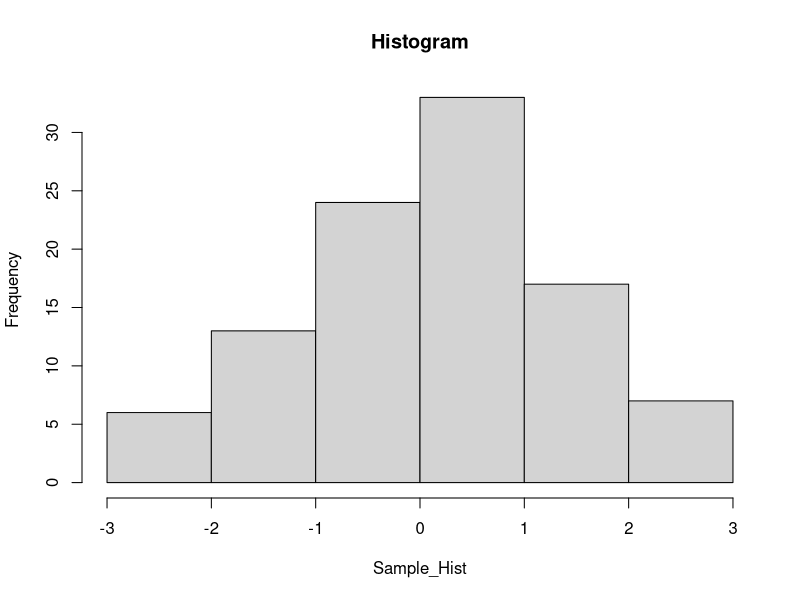
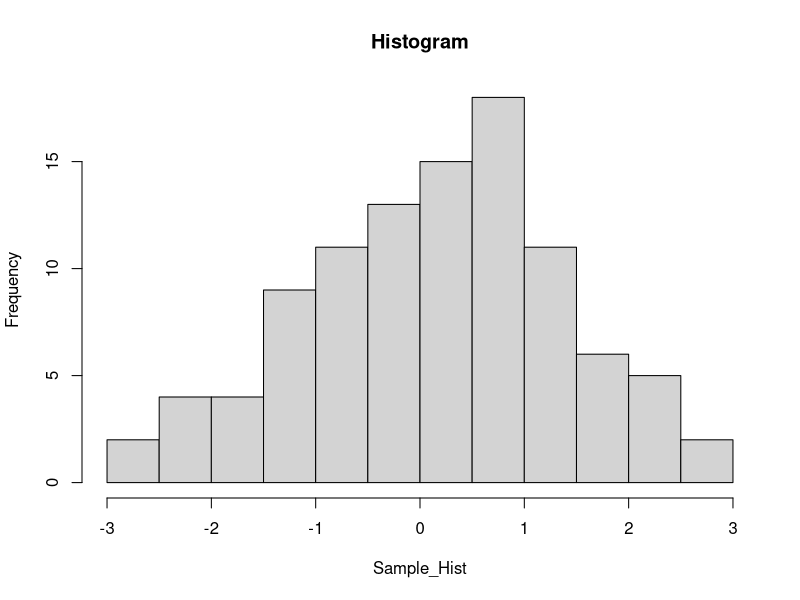
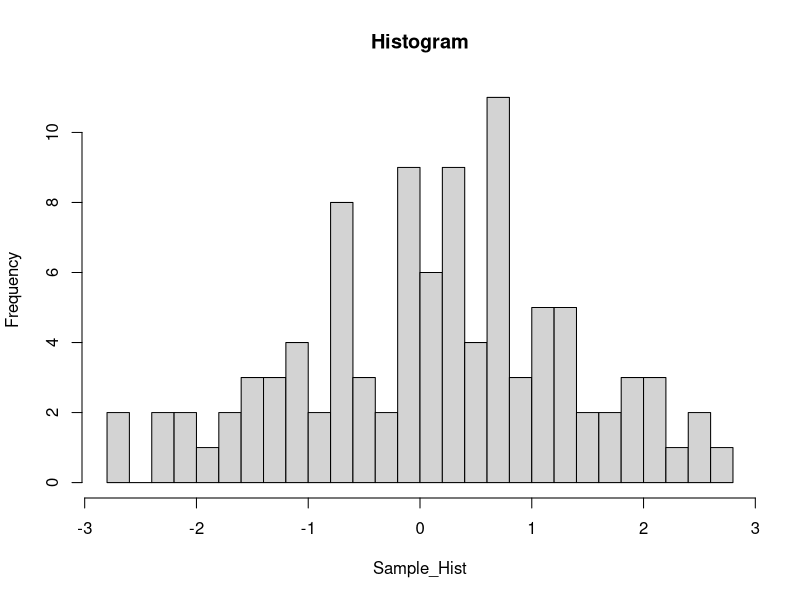
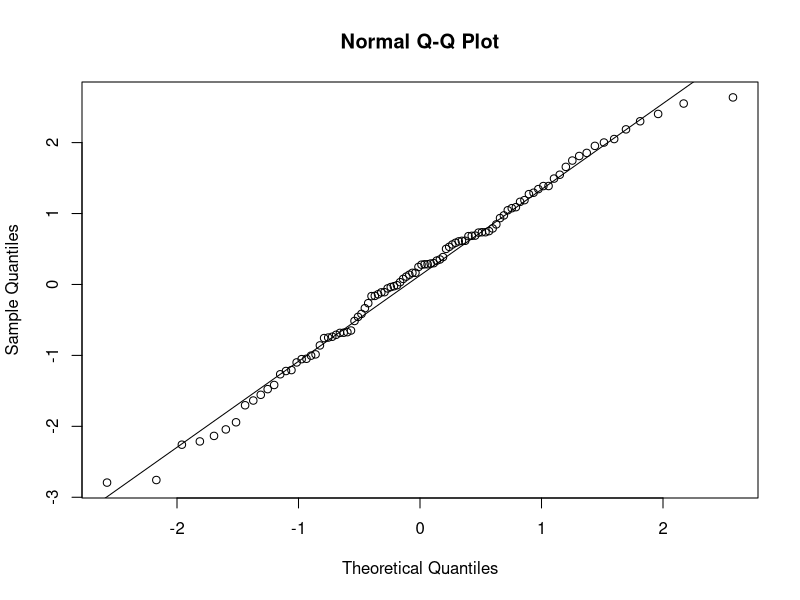
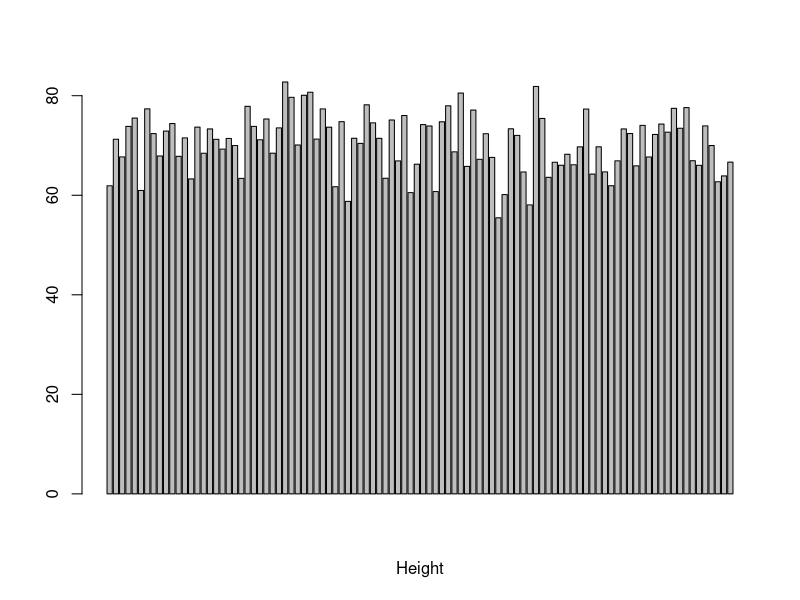
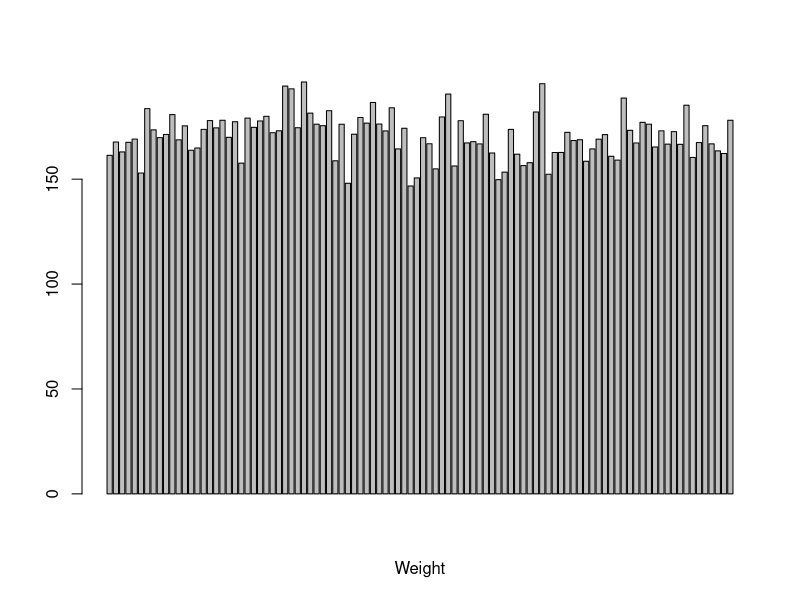
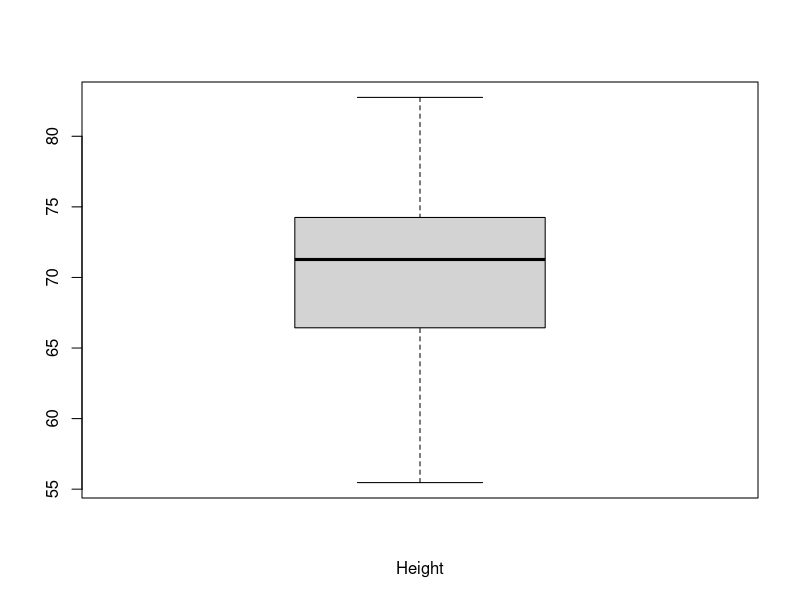
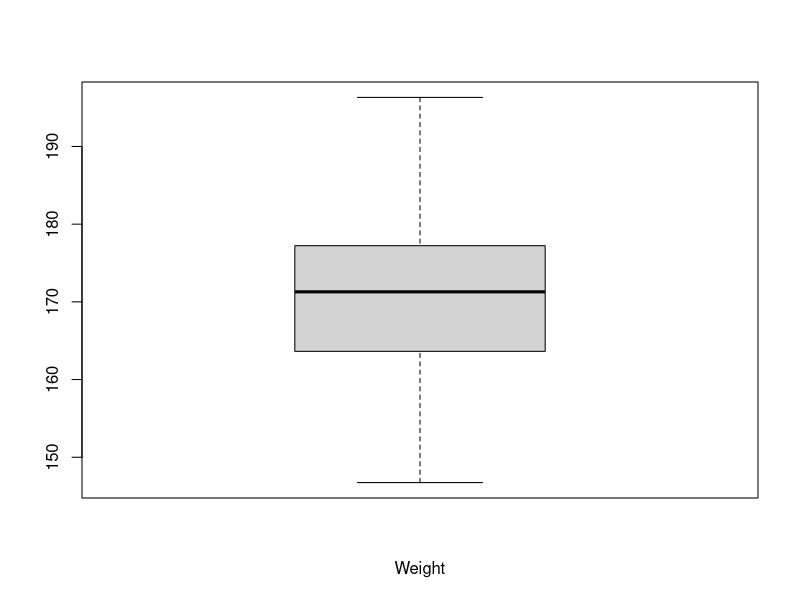

Write R code to recreate these figures, in order.
library(mvtnorm)
library(MASS)
library(ggplot2)

#1
sample <- rnorm(100)
sample

SD <- sd(sample,FALSE)
SD

MEAN <- mean(sample)
MEAN

summary(sample)

VAR <- var(sample)
VAR

QUA <- quantile(sample)
QUA

#2
hist(sample, breaks = "Scott", xlab = "Sample_Hist", main = "Histogram")
hist(sample, breaks = "Sturges", xlab = "Sample_Hist", main = "Histogram")
hist(sample, breaks=25, xlab = "Sample_Hist", main = "Histogram")

#3
qqnorm(sample)
qqline(sample)

#4
sample2 <- rmvnorm(100,mean = c(70,170),matrix(c(27,39,39,100),2,2))
sample2

summary(sample2)

SD2 <- apply(sample2,2,sd)
SD2

VAR2 <- apply(sample2, 2, var)
VAR2

QUA2 <- apply(sample2,2,quantile)
QUA2

barplot(sample2[,1], xlab = "Height")
barplot(sample2[,2], xlab = "Weight")

boxplot(sample2[,1], xlab = "Height")
boxplot(sample2[,2], xlab = "Weight")

plot(sample2, xlab = "Height", ylab = "Weight")

#5

qqnorm(sample2[,1], main = "Normal_Distribution_Height")
qqline(sample2[,1])

qqnorm(sample2[,2], main = "Normal_Distribution_Weight")
qqline(sample2[,2])

#6

BIVAR <- kde2d(sample2[,1], sample2[,2], n = 100)

persp(BIVAR, phi = 5, theta = 10, border = "black", col="white",ticktype = "detailed", expand = 0.4, xlab = "X", ylab = "Y", zlab = "Z", main = "Bivariate_Normal_Distribution")

